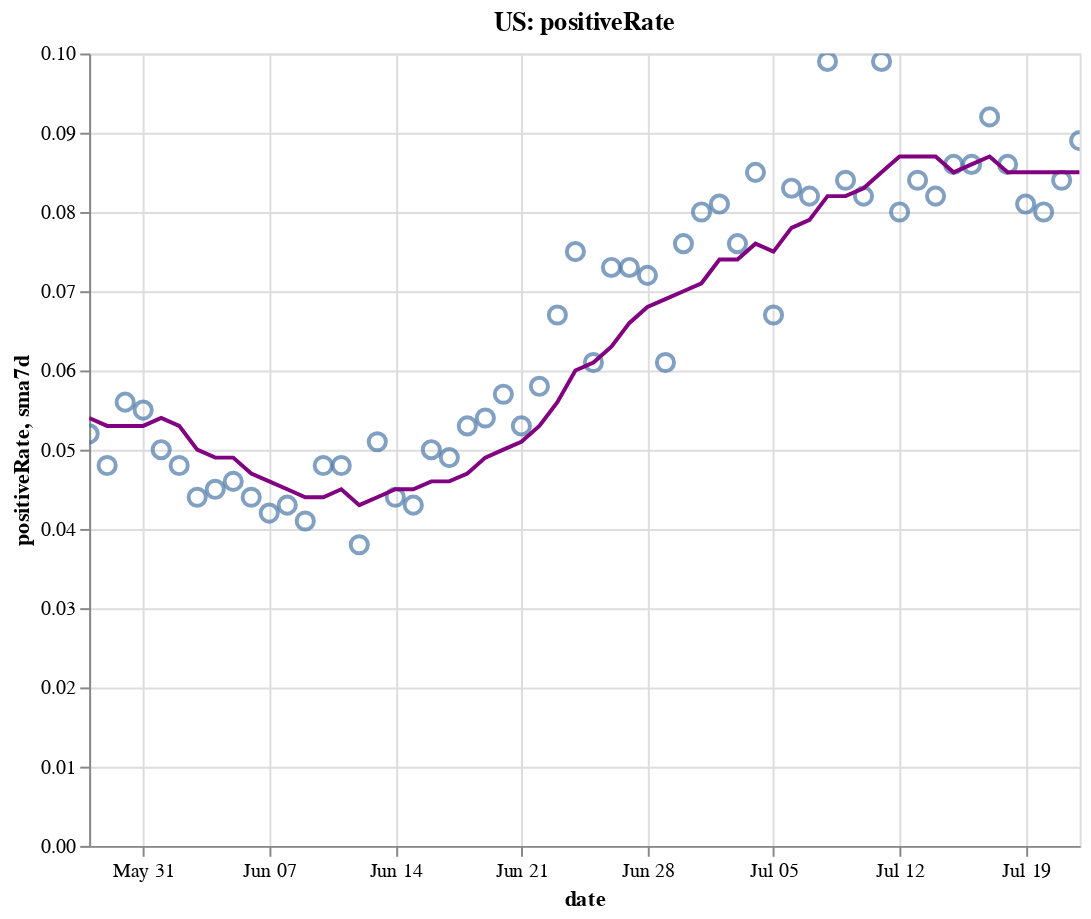

Notebook code cell kept with this figure:
### Code cell
create_plot(us, 'positiveRate')

### Figure 1 — Vega-Lite specification as saved in the notebook (floating-point values rounded to 4 significant figures)
{"config": {"view": {"continuousWidth": 400, "continuousHeight": 300}}, "layer": [{"layer": [{"mark": {"type": "point", "size": 75}, "encoding": {"tooltip": [{"type": "temporal", "field": "date"}, {"type": "quantitative", "field": "positiveRate"}, {"type": "quantitative", "field": "sma7d"}], "x": {"type": "temporal", "field": "date"}, "y": {"type": "quantitative", "field": "positiveRate"}}, "selection": {"selector004": {"type": "interval", "bind": "scales", "encodings": ["x", "y"]}}}, {"mark": {"type": "line", "color": "purple"}, "encoding": {"x": {"type": "temporal", "field": "date"}, "y": {"type": "quantitative", "field": "sma7d"}}}]}, {"mark": {"type": "rule", "color": "#aaa"}, "encoding": {"x": {"type": "temporal", "field": "date"}}, "transform": [{"filter": {"selection": "selector003"}}]}, {"mark": "circle", "encoding": {"opacity": {"condition": {"value": 1, "selection": "selector003"}, "value": 0}, "tooltip": [{"type": "temporal", "field": "date"}, {"type": "quantitative", "field": "positiveRate"}, {"type": "quantitative", "field": "sma7d"}], "x": {"type": "temporal", "field": "date"}, "y": {"type": "quantitative", "field": "positiveRate"}}, "selection": {"selector003": {"type": "single", "encodings": ["x"], "on": "mouseover", "nearest": true, "empty": "none"}}}, {"mark": {"type": "text", "align": "left", "dx": 5, "dy": -5, "stroke": "white", "strokeWidth": 2}, "encoding": {"text": {"type": "quantitative", "field": "positiveRate"}, "tooltip": [{"type": "temporal", "field": "date"}, {"type": "quantitative", "field": "positiveRate"}, {"type": "quantitative", "field": "sma7d"}], "x": {"type": "temporal", "field": "date"}, "y": {"type": "quantitative", "field": "positiveRate"}}, "transform": [{"filter": {"selection": "selector003"}}]}, {"mark": {"type": "text", "align": "left", "dx": 5, "dy": -5}, "encoding": {"text": {"type": "quantitative", "field": "positiveRate"}, "tooltip": [{"type": "temporal", "field": "date"}, {"type": "quantitative", "field": "positiveRate"}, {"type": "quantitative", "field": "sma7d"}], "x": {"type": "temporal", "field": "date"}, "y": {"type": "quantitative", "field": "positiveRate"}}, "transform": [{"filter": {"selection": "selector003"}}]}], "data": {"name": "data-0fb78ecdb9285f54a578643698d589e9"}, "height": 400, "title": "US: positiveRate", "width": 500, "$schema": "https://vega.github.io/schema/vega-lite/v4.8.1.json", "datasets": {"data-0fb78ecdb9285f54a578643698d589e9": [{"date": "2020-05-28T00:00:00", "totalTestResultsIncrease": 434500.0, "positiveIncrease": 22600.0, "death": 96020.0, "deathIncrease": 1226.0, "positiveRate": 0.052, "state": "US", "sma7d": 0.054}, {"date": "2020-05-29T00:00:00", "totalTestResultsIncrease": 487200.0, "positiveIncrease": 23520.0, "death": 97200.0, "deathIncrease": 1179.0, "positiveRate": 0.048, "state": "US", "sma7d": 0.053}, {"date": "2020-05-30T00:00:00", "totalTestResultsIncrease": 425800.0, "positiveIncrease": 23760.0, "death": 98130.0, "deathIncrease": 929.0, "positiveRate": 0.056, "state": "US", "sma7d": 0.053}, {"date": "2020-05-31T00:00:00", "totalTestResultsIncrease": 396200.0, "positiveIncrease": 21640.0, "death": 98780.0, "deathIncrease": 649.0, "positiveRate": 0.055, "state": "US", "sma7d": 0.053}, {"date": "2020-06-01T00:00:00", "totalTestResultsIncrease": 412300.0, "positiveIncrease": 20420.0, "death": 99450.0, "deathIncrease": 665.0, "positiveRate": 0.05, "state": "US", "sma7d": 0.054}, {"date": "2020-06-02T00:00:00", "totalTestResultsIncrease": 418600.0, "positiveIncrease": 19980.0, "death": 100400.0, "deathIncrease": 959.0, "positiveRate": 0.048, "state": "US", "sma7d": 0.053}, {"date": "2020-06-03T00:00:00", "totalTestResultsIncrease": 466700.0, "positiveIncrease": 20310.0, "death": 101400.0, "deathIncrease": 991.0, "positiveRate": 0.044, "state": "US", "sma7d": 0.05}, {"date": "2020-06-04T00:00:00", "totalTestResultsIncrease": 461000.0, "positiveIncrease": 20840.0, "death": 102300.0, "deathIncrease": 888.0, "positiveRate": 0.045, "state": "US", "sma7d": 0.049}, {"date": "2020-06-05T00:00:00", "totalTestResultsIncrease": 506300.0, "positiveIncrease": 23350.0, "death": 103100.0, "deathIncrease": 823.0, "positiveRate": 0.046, "state": "US", "sma7d": 0.049}, {"date": "2020-06-06T00:00:00", "totalTestResultsIncrease": 520300.0, "positiveIncrease": 23110.0, "death": 103800.0, "deathIncrease": 727.0, "positiveRate": 0.044, "state": "US", "sma7d": 0.047}, {"date": "2020-06-07T00:00:00", "totalTestResultsIncrease": 445900.0, "positiveIncrease": 18820.0, "death": 104300.0, "deathIncrease": 446.0, "positiveRate": 0.042, "state": "US", "sma7d": 0.046}, {"date": "2020-06-08T00:00:00", "totalTestResultsIncrease": 395100.0, "positiveIncrease": 17010.0, "death": 104900.0, "deathIncrease": 660.0, "positiveRate": 0.043, "state": "US", "sma7d": 0.045}, {"date": "2020-06-09T00:00:00", "totalTestResultsIncrease": 419700.0, "positiveIncrease": 17180.0, "death": 105800.0, "deathIncrease": 898.0, "positiveRate": 0.041, "state": "US", "sma7d": 0.044}, {"date": "2020-06-10T00:00:00", "totalTestResultsIncrease": 429000.0, "positiveIncrease": 20800.0, "death": 106700.0, "deathIncrease": 885.0, "positiveRate": 0.048, "state": "US", "sma7d": 0.044}, {"date": "2020-06-11T00:00:00", "totalTestResultsIncrease": 459500.0, "positiveIncrease": 22030.0, "death": 107600.0, "deathIncrease": 898.0, "positiveRate": 0.048, "state": "US", "sma7d": 0.045}, {"date": "2020-06-12T00:00:00", "totalTestResultsIncrease": 623100.0, "positiveIncrease": 23480.0, "death": 108400.0, "deathIncrease": 772.0, "positiveRate": 0.038, "state": "US", "sma7d": 0.043}, {"date": "2020-06-13T00:00:00", "totalTestResultsIncrease": 496400.0, "positiveIncrease": 25340.0, "death": 109100.0, "deathIncrease": 691.0, "positiveRate": 0.051, "state": "US", "sma7d": 0.044}, {"date": "2020-06-14T00:00:00", "totalTestResultsIncrease": 485200.0, "positiveIncrease": 21370.0, "death": 109400.0, "deathIncrease": 355.0, "positiveRate": 0.044, "state": "US", "sma7d": 0.045}, {"date": "2020-06-15T00:00:00", "totalTestResultsIncrease": 432800.0, "positiveIncrease": 18510.0, "death": 109800.0, "deathIncrease": 380.0, "positiveRate": 0.043, "state": "US", "sma7d": 0.045}, {"date": "2020-06-16T00:00:00", "totalTestResultsIncrease": 464500.0, "positiveIncrease": 23440.0, "death": 110500.0, "deathIncrease": 729.0, "positiveRate": 0.05, "state": "US", "sma7d": 0.046}, {"date": "2020-06-17T00:00:00", "totalTestResultsIncrease": 485300.0, "positiveIncrease": 23870.0, "death": 111300.0, "deathIncrease": 767.0, "positiveRate": 0.049, "state": "US", "sma7d": 0.046}, {"date": "2020-06-18T00:00:00", "totalTestResultsIncrease": 516200.0, "positiveIncrease": 27530.0, "death": 112000.0, "deathIncrease": 704.0, "positiveRate": 0.053, "state": "US", "sma7d": 0.047}, {"date": "2020-06-19T00:00:00", "totalTestResultsIncrease": 574000.0, "positiveIncrease": 31050.0, "death": 112700.0, "deathIncrease": 655.0, "positiveRate": 0.054, "state": "US", "sma7d": 0.049}, {"date": "2020-06-20T00:00:00", "totalTestResultsIncrease": 559200.0, "positiveIncrease": 31990.0, "death": 113300.0, "deathIncrease": 628.0, "positiveRate": 0.057, "state": "US", "sma7d": 0.05}, {"date": "2020-06-21T00:00:00", "totalTestResultsIncrease": 511100.0, "positiveIncrease": 27280.0, "death": 113600.0, "deathIncrease": 292.0, "positiveRate": 0.053, "state": "US", "sma7d": 0.051}, {"date": "2020-06-22T00:00:00", "totalTestResultsIncrease": 466600.0, "positiveIncrease": 27020.0, "death": 113900.0, "deathIncrease": 283.0, "positiveRate": 0.058, "state": "US", "sma7d": 0.053}, {"date": "2020-06-23T00:00:00", "totalTestResultsIncrease": 491700.0, "positiveIncrease": 33020.0, "death": 114600.0, "deathIncrease": 708.0, "positiveRate": 0.067, "state": "US", "sma7d": 0.056}, {"date": "2020-06-24T00:00:00", "totalTestResultsIncrease": 519200.0, "positiveIncrease": 38680.0, "death": 115300.0, "deathIncrease": 724.0, "positiveRate": 0.075, "state": "US", "sma7d": 0.06}, {"date": "2020-06-25T00:00:00", "totalTestResultsIncrease": 637100.0, "positiveIncrease": 39070.0, "death": 117800.0, "deathIncrease": 2501.0, "positiveRate": 0.061, "state": "US", "sma7d": 0.061}, {"date": "2020-06-26T00:00:00", "totalTestResultsIncrease": 606700.0, "positiveIncrease": 44420.0, "death": 118400.0, "deathIncrease": 636.0, "positiveRate": 0.073, "state": "US", "sma7d": 0.063}, {"date": "2020-06-27T00:00:00", "totalTestResultsIncrease": 599400.0, "positiveIncrease": 43780.0, "death": 119000.0, "deathIncrease": 509.0, "positiveRate": 0.073, "state": "US", "sma7d": 0.066}, {"date": "2020-06-28T00:00:00", "totalTestResultsIncrease": 583900.0, "positiveIncrease": 41860.0, "death": 119200.0, "deathIncrease": 271.0, "positiveRate": 0.072, "state": "US", "sma7d": 0.068}, {"date": "2020-06-29T00:00:00", "totalTestResultsIncrease": 646800.0, "positiveIncrease": 39180.0, "death": 119600.0, "deathIncrease": 330.0, "positiveRate": 0.061, "state": "US", "sma7d": 0.069}, {"date": "2020-06-30T00:00:00", "totalTestResultsIncrease": 624100.0, "positiveIncrease": 47460.0, "death": 120200.0, "deathIncrease": 596.0, "positiveRate": 0.076, "state": "US", "sma7d": 0.07}, {"date": "2020-07-01T00:00:00", "totalTestResultsIncrease": 633300.0, "positiveIncrease": 50670.0, "death": 120900.0, "deathIncrease": 701.0, "positiveRate": 0.08, "state": "US", "sma7d": 0.071}, {"date": "2020-07-02T00:00:00", "totalTestResultsIncrease": 662300.0, "positiveIncrease": 53830.0, "death": 121600.0, "deathIncrease": 697.0, "positiveRate": 0.081, "state": "US", "sma7d": 0.074}, {"date": "2020-07-03T00:00:00", "totalTestResultsIncrease": 710900.0, "positiveIncrease": 54220.0, "death": 122100.0, "deathIncrease": 597.0, "positiveRate": 0.076, "state": "US", "sma7d": 0.074}, {"date": "2020-07-04T00:00:00", "totalTestResultsIncrease": 642200.0, "positiveIncrease": 54730.0, "death": 122500.0, "deathIncrease": 306.0, "positiveRate": 0.085, "state": "US", "sma7d": 0.076}, {"date": "2020-07-05T00:00:00", "totalTestResultsIncrease": 681400.0, "positiveIncrease": 45790.0, "death": 122700.0, "deathIncrease": 209.0, "positiveRate": 0.067, "state": "US", "sma7d": 0.075}, {"date": "2020-07-06T00:00:00", "totalTestResultsIncrease": 501200.0, "positiveIncrease": 41600.0, "death": 122900.0, "deathIncrease": 242.0, "positiveRate": 0.083, "state": "US", "sma7d": 0.078}, {"date": "2020-07-07T00:00:00", "totalTestResultsIncrease": 634800.0, "positiveIncrease": 51770.0, "death": 123800.0, "deathIncrease": 922.0, "positiveRate": 0.082, "state": "US", "sma7d": 0.079}, {"date": "2020-07-08T00:00:00", "totalTestResultsIncrease": 629100.0, "positiveIncrease": 62150.0, "death": 124700.0, "deathIncrease": 897.0, "positiveRate": 0.099, "state": "US", "sma7d": 0.082}, {"date": "2020-07-09T00:00:00", "totalTestResultsIncrease": 703000.0, "positiveIncrease": 58840.0, "death": 125600.0, "deathIncrease": 867.0, "positiveRate": 0.084, "state": "US", "sma7d": 0.082}, {"date": "2020-07-10T00:00:00", "totalTestResultsIncrease": 810800.0, "positiveIncrease": 66640.0, "death": 126400.0, "deathIncrease": 854.0, "positiveRate": 0.082, "state": "US", "sma7d": 0.083}, {"date": "2020-07-11T00:00:00", "totalTestResultsIncrease": 635400.0, "positiveIncrease": 63010.0, "death": 127200.0, "deathIncrease": 757.0, "positiveRate": 0.099, "state": "US", "sma7d": 0.085}, {"date": "2020-07-12T00:00:00", "totalTestResultsIncrease": 758300.0, "positiveIncrease": 60980.0, "death": 127700.0, "deathIncrease": 476.0, "positiveRate": 0.08, "state": "US", "sma7d": 0.087}, {"date": "2020-07-13T00:00:00", "totalTestResultsIncrease": 693600.0, "positiveIncrease": 58460.0, "death": 128000.0, "deathIncrease": 327.0, "positiveRate": 0.084, "state": "US", "sma7d": 0.087}, {"date": "2020-07-14T00:00:00", "totalTestResultsIncrease": 770000.0, "positiveIncrease": 62880.0, "death": 128700.0, "deathIncrease": 736.0, "positiveRate": 0.082, "state": "US", "sma7d": 0.087}, {"date": "2020-07-15T00:00:00", "totalTestResultsIncrease": 762000.0, "positiveIncrease": 65380.0, "death": 129600.0, "deathIncrease": 858.0, "positiveRate": 0.086, "state": "US", "sma7d": 0.085}, {"date": "2020-07-16T00:00:00", "totalTestResultsIncrease": 827600.0, "positiveIncrease": 70950.0, "death": 130600.0, "deathIncrease": 974.0, "positiveRate": 0.086, "state": "US", "sma7d": 0.086}, {"date": "2020-07-17T00:00:00", "totalTestResultsIncrease": 837400.0, "positiveIncrease": 77230.0, "death": 131500.0, "deathIncrease": 951.0, "positiveRate": 0.092, "state": "US", "sma7d": 0.087}, {"date": "2020-07-18T00:00:00", "totalTestResultsIncrease": 761600.0, "positiveIncrease": 65180.0, "death": 132400.0, "deathIncrease": 872.0, "positiveRate": 0.086, "state": "US", "sma7d": 0.085}, {"date": "2020-07-19T00:00:00", "totalTestResultsIncrease": 798500.0, "positiveIncrease": 64880.0, "death": 132900.0, "deathIncrease": 526.0, "positiveRate": 0.081, "state": "US", "sma7d": 0.085}, {"date": "2020-07-20T00:00:00", "totalTestResultsIncrease": 711000.0, "positiveIncrease": 56970.0, "death": 133300.0, "deathIncrease": 362.0, "positiveRate": 0.08, "state": "US", "sma7d": 0.085}, {"date": "2020-07-21T00:00:00", "totalTestResultsIncrease": 749400.0, "positiveIncrease": 62750.0, "death": 134300.0, "deathIncrease": 1029.0, "positiveRate": 0.084, "state": "US", "sma7d": 0.085}, {"date": "2020-07-22T00:00:00", "totalTestResultsIncrease": 789700.0, "positiveIncrease": 69950.0, "death": 135400.0, "deathIncrease": 1125.0, "positiveRate": 0.089, "state": "US", "sma7d": 0.085}]}}
